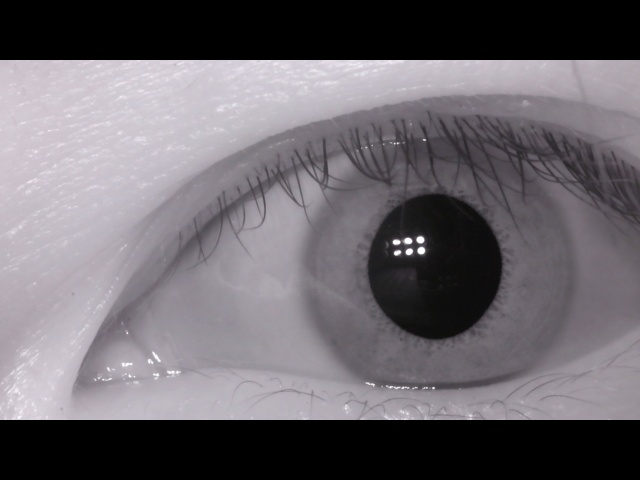
#> input picture photo/5/L/1.jpeg, 640 x 480 px
$ jupyter execute --allow-errors demo.ipynb
#> lines starting #> are read from the running program, lines starting #| are printed output that depends on the picture; after the words box and inside, x2 and y2 are one past the last pixel; in counts of white or black regions, pixels touching at a corner belong together
### util/innerCircle.py
import numpy as np
import cv2


def innerCircle(img):
    """
    内圆检测
    :param img: cv2.imread() numpy.ndarrdy
    :return: 瞳孔霍夫圆参数 numpy.ndarray [x, y, r]
    """

    img = cv2.medianBlur(img, 11)
    ret, img = cv2.threshold(img, 50, 255, cv2.THRESH_BINARY)

    # [6 lines of commented-out code are left out]

    circles = cv2.HoughCircles(img, cv2.HOUGH_GRADIENT, 2, 5,
                               param1=110, param2=20, minRadius=20, maxRadius=130)
    circles = np.int16(np.around(circles))
    circles[0, :, 2] += 3

    return circles[0][0]

### util/outerCircle.py
import numpy as np
import cv2


def outerCircle(img, inner):
    """
    外圆检测，需要先进行内圆检测
    :param img: cv2.imread() numpy.ndarrdy
    :param inner: 调用innerCircle()的返回值，瞳孔霍夫圆参数 numpy.ndarray [x, y, r]
    :return: 虹膜外边缘霍夫圆参数 numpy.ndarray [x, y, r]
    """

    clip_img = img[(inner[1] - inner[2]): (inner[1] + inner[2]), :]
    clip_img = cv2.equalizeHist(clip_img)
    clip_img = cv2.GaussianBlur(clip_img, (9, 9), 0)
    clip_img = cv2.medianBlur(clip_img, 9)

    # 参数minRadius2.0和maxRadius4可根据内外圆半径比值大小进行调节
    # TODO：在界面中设置滑块，实时调节内外圆半径比值参数
    circles = cv2.HoughCircles(clip_img, cv2.HOUGH_GRADIENT, 2, 5,
                               param1=30, param2=20, minRadius=int(inner[2] * 2.0), maxRadius=int(inner[2] * 4))
    circles = np.int16(np.around(circles))
    circles[0, :, 1] += inner[1] - inner[2]

    distance = np.zeros(len(circles[0]))
    for index, value in enumerate(circles[0, :]):
        distance[index] = np.linalg.norm(np.array((inner[0], inner[1])) - np.array((value[0], value[1])))
    best_fit = circles[0][np.argmin(distance)]
    return best_fit

### util/visualization.py
import cv2


def displayCircle(img, outer_x, outer_y, outer_r, inner_x, inner_y, inner_r):
    cimg = cv2.cvtColor(img, cv2.COLOR_GRAY2BGR)
    cv2.circle(cimg, (inner_x, inner_y), inner_r, (0, 255, 0), 1)
    cv2.circle(cimg, (outer_x, outer_y), outer_r, (0, 255, 0), 1)
    cv2.circle(cimg, (inner_x, inner_y), 2, (0, 0, 255), 3)
    cv2.circle(cimg, (outer_x, outer_y), 2, (0, 0, 255), 3)
    # cv2.imshow('detected circles', cimg)
    # cv2.waitKey(0)
    # cv2.destroyAllWindows()
    return cimg

### util/normalize.py
import numpy as np


def normalize(image, x_iris, y_iris, r_iris, x_pupil, y_pupil, r_pupil,
              radpixels, angulardiv):
    """
    Description:
        Normalize iris region by unwraping the circular region into a rectangular
        block of constant dimensions.
    Input:
        image		- Input iris image.
        x_iris		- x-coordinate of the circle defining the iris boundary.
        y_iris		- y-coordinate of the circle defining the iris boundary.
        r_iris		- Radius of the circle defining the iris boundary.
        x_pupil		- x-coordinate of the circle defining the pupil boundary.
        y_pupil		- y-coordinate of the circle defining the pupil boundary.
        r_pupil		- Radius of the circle defining the pupil boundary.
        radpixels	- Radial resolution (vertical dimension).
        angulardiv	- Angular resolution (horizontal dimension).
    Output:
        polar_array	- Normalized form of the iris region.
        polar_noise	- Normalized form of the noise region.
    """
    radiuspixels = radpixels + 2
    angledivisions = angulardiv - 1

    r = np.arange(radiuspixels)
    theta = np.linspace(0, 2 * np.pi, angledivisions + 1)

    # Calculate displacement of pupil center from the iris center
    ox = x_pupil - x_iris
    oy = y_pupil - y_iris

    if ox <= 0:
        sgn = -1
    elif ox > 0:
        sgn = 1

    if ox == 0 and oy > 0:
        sgn = 1

    a = np.ones(angledivisions + 1) * (ox ** 2 + oy ** 2)

    # Need to do something for ox = 0
    if ox == 0:
        phi = np.pi / 2
    else:
        phi = np.arctan(oy / ox)

    b = sgn * np.cos(np.pi - phi - theta)

    # Calculate radius around the iris as a function of the angle
    r = np.sqrt(a) * b + np.sqrt(a * b ** 2 - (a - r_iris ** 2))
    r = np.array([r - r_pupil])

    rmat = np.dot(np.ones([radiuspixels, 1]), r)

    rmat = rmat * np.dot(np.ones([angledivisions + 1, 1]),
                         np.array([np.linspace(0, 1, radiuspixels)])).transpose()
    rmat = rmat + r_pupil

    # Exclude values at the boundary of the pupil iris border, and the iris scelra border
    # as these may not correspond to areas in the iris region and will introduce noise.
    # ie don't take the outside rings as iris data.
    rmat = rmat[1: radiuspixels - 1, :]

    # Calculate cartesian location of each data point around the circular iris region
    xcosmat = np.dot(np.ones([radiuspixels - 2, 1]), np.array([np.cos(theta)]))
    xsinmat = np.dot(np.ones([radiuspixels - 2, 1]), np.array([np.sin(theta)]))

    xo = rmat * xcosmat
    yo = rmat * xsinmat

    xo = x_pupil + xo
    xo = np.round(xo).astype(int)
    coords = np.where(xo >= image.shape[1])
    xo[coords] = image.shape[1] - 1
    coords = np.where(xo < 0)
    xo[coords] = 0

    yo = y_pupil - yo
    yo = np.round(yo).astype(int)
    coords = np.where(yo >= image.shape[0])
    yo[coords] = image.shape[0] - 1
    coords = np.where(yo < 0)
    yo[coords] = 0

    # [6 lines of commented-out code are left out]

    polar_array = image[yo, xo]
    polar_array = polar_array / 255

    # Create noise array with location of NaNs in polar_array
    polar_noise = np.zeros(polar_array.shape)
    coords = np.where(np.isnan(polar_array))
    polar_noise[coords] = 1

    # Get rid of outling points in order to write out the circular pattern
    image[yo, xo] = 255

    # Get pixel coords for circle around iris
    x, y = circlecoords([x_iris, y_iris], r_iris, image.shape)
    image[y, x] = 255

    # Get pixel coords for circle around pupil
    xp, yp = circlecoords([x_pupil, y_pupil], r_pupil, image.shape)
    image[yp, xp] = 255

    # Replace NaNs before performing feature encoding
    coords = np.where((np.isnan(polar_array)))
    polar_array2 = polar_array
    polar_array2[coords] = 0.5
    avg = np.sum(polar_array2) / (polar_array.shape[0] * polar_array.shape[1])
    polar_array[coords] = avg

    return polar_array, polar_noise.astype(bool)


def circlecoords(c, r, imgsize, nsides=600):
    """
    Description:
        Find the coordinates of a circle based on its centre and radius.
    Input:
        c   	- Centre of the circle.
        r  		- Radius of the circle.
        imgsize - Size of the image that the circle will be plotted onto.
        nsides 	- Number of sides of the convex-hull bodering the circle
                  (default as 600).
    Output:
        x,y     - Circle coordinates.
    """
    a = np.linspace(0, 2 * np.pi, 2 * nsides + 1)
    xd = np.round(r * np.cos(a) + c[0])
    yd = np.round(r * np.sin(a) + c[1])

    #  Get rid of values larger than image
    xd2 = xd
    coords = np.where(xd >= imgsize[1])
    xd2[coords[0]] = imgsize[1] - 1
    coords = np.where(xd < 0)
    xd2[coords[0]] = 0

    yd2 = yd
    coords = np.where(yd >= imgsize[0])
    yd2[coords[0]] = imgsize[0] - 1
    coords = np.where(yd < 0)
    yd2[coords[0]] = 0

    x = np.round(xd2).astype(int)
    y = np.round(yd2).astype(int)
    return x, y

### util/feature.py
import os
import cv2
import pywt
import numpy as np

from util.innerCircle import innerCircle
from util.outerCircle import outerCircle
from util.normalize import normalize
from util.config import feature_dataset_path as fdp
from util.config import dataset_path as dp

height = 40
width = 512


def generateFeatureDataset(feature_dataset_path=fdp, dataset_path=dp, mode='swt'):
    """
    生成特征数据库，目录格式与数据集目录相对应
    :param feature_dataset_path: 特征目录
    :param dataset_path: 数据集目录 './dataset/name/L/1.jpeg'
    :param mode: 特征提取模式
    """
    i = 0
    for path, dir_list, file_list in os.walk(dataset_path):
        save_dir = feature_dataset_path + path[len(dataset_path):]
        if not os.path.exists(save_dir):
            os.makedirs(save_dir)
        for file_name in file_list:
            img_path = os.path.join(path, file_name)
            save_path = feature_dataset_path + img_path[len(dataset_path):-len(file_name.split('.')[-1])] + 'bmp'
            feature = getFeatureMap(cv2.imread(img_path, 0), mode)
            cv2.imwrite(save_path, feature)
            i += 1


def getFeatureMap(img, mode='swt'):
    # 提取每张照片的特征
    inner = innerCircle(img)
    outer = outerCircle(img, inner)
    polar_array, polar_noise = normalize(img, outer[0], outer[1], outer[2], inner[0], inner[1], inner[2], height, width)
    if mode == 'swt':
        feature = swtFeatureMap(polar_array, wavelet='db3', level=7)  # 静态小波变换
    else:
        feature = mallatFeatureMap(polar_array, wavelet='db3', level=7)  # mallat小波变换
    return feature


def swtFeatureMap(normalized_img, wavelet='db3', level=7):
    # 提取规范化后（矩形区域）的图片特征
    swt_list = np.zeros((normalized_img.shape[0], level + 1, normalized_img.shape[1]), dtype=np.uint8)  # (40, 8, 512)
    for index, value in enumerate(normalized_img):
        # cA7, cD7, cD6, cD5, cD4, cD3, cD2, cD1
        swt_coeffs = pywt.swt(data=value, wavelet=wavelet, level=level, trim_approx=True)
        for coeff in swt_coeffs:
            coeff[coeff > 0] = 1
            coeff[coeff < 0] = 0
        swt_list[index] = np.array(swt_coeffs)
    swt_list = swt_list.swapaxes(0, 1)  # (8, 40, 512)
    feature = swt_list.reshape((-1, 512))  # (320, 512)
    # feature = swt_list[1:5].reshape((-1, 512))
    return feature


# [11 lines left out: function mallatFeatureMap, not called in this run]

### util/contrast.py
import os
import cv2
import numpy as np
from util.feature import getFeatureMap
from util.config import feature_dataset_path as fdp


def contrast(test_img, mode='swt', feature_dataset_path=fdp):
    score_dict = {}
    test_img_feature = getFeatureMap(test_img, mode)

    score_per_eye = 0
    for path, dir_list, file_list in os.walk(feature_dataset_path):
        if len(file_list) != 0:
            for img_path in file_list:
                img_feature = cv2.imread(os.path.join(path, img_path), -1)
                distance = np.count_nonzero(test_img_feature != img_feature)
                score_per_eye += distance
            path_split = path.split('\\')  # windows下为'\\'，linux下为'/'
            score_dict[path_split[-2] + '-' + path_split[-1]] = score_per_eye / len(file_list)
            score_per_eye = 0

    sorted_list = sorted(score_dict.items(), key=lambda x: x[1], reverse=False)
    predict = sorted_list[0][0]
    return predict.split('-')[0], predict.split('-')[1], sorted_list  # 姓名，L/R左右眼，分数表

### demo.ipynb
内外圆检测

[cell 1]
import cv2
import matplotlib.pyplot as plt
from util.innerCircle import innerCircle
from util.outerCircle import outerCircle
from util.visualization import displayCircle

img_path = './photo/5/L/1.jpeg'
img = cv2.imread(img_path, 0)
#> img: shape (480, 640); min 0, max 255, mean 104.7
inner = innerCircle(img)
#> in innerCircle, `ret, img = cv2.threshold(img, 50, 255, cv2.THRESH_BINARY)`:
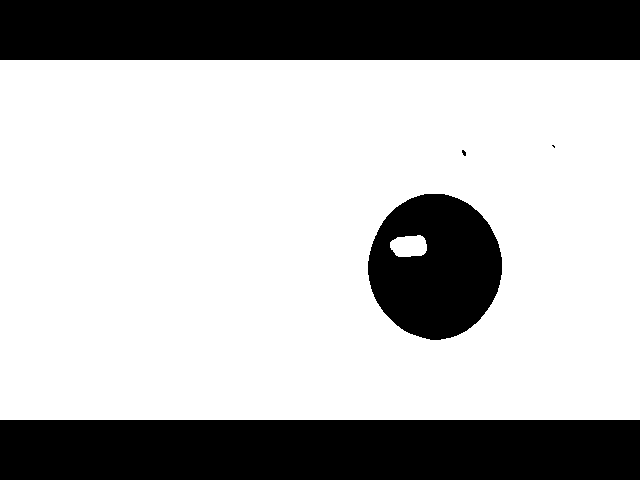
#> img: shape (480, 640); 70.3% white; 5 black regions (2 under 20 px), largest, box (x1, y1, x2, y2) and area: (0, 0, 640, 60) 38400, (0, 420, 640, 480) 38400, (368, 194, 502, 340) 14456
#> in innerCircle, `circles = cv2.HoughCircles(img, cv2.HOUGH_GRADIENT, 2, 5, param1=110, ..`: circles = 108 rows, first 8: [437, 269, 69.4], [443, 265, 75.4], [425, 265, 76.4], [435, 277, 61.4], [431, 265, 71.6], [435, 261, 66.2], [447, 261, 80.8], [431, 273, 66.2]
#> in innerCircle, `circles = np.int16(np.around(circles))`: circles = 108 rows, first 8: [437, 269, 69], [443, 265, 75], [425, 265, 76], [435, 277, 61], [431, 265, 72], [435, 261, 66], [447, 261, 81], [431, 273, 66]
#> inner = [437, 269, 72]
outer = outerCircle(img, inner)
#> in outerCircle, `clip_img = cv2.equalizeHist(clip_img)`:
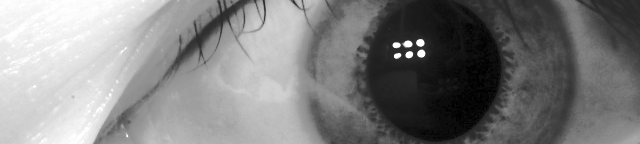
#> clip_img: shape (144, 640); min 0, max 255, mean 128.6
#> in outerCircle, `circles = cv2.HoughCircles(clip_img, cv2.HOUGH_GRADIENT, 2, 5, param1=..`: circles = 605 rows, first 8: [295, 143, 147.4], [305, 137, 150], [341, 123, 174], [357, 101, 149.4], [313, 137, 204.6], [355, 127, 165.4], [353, 21, 160.4], [363, 23, 151.4]
#> in outerCircle, `circles = np.int16(np.around(circles))`: circles = 605 rows, first 8: [295, 143, 147], [305, 137, 150], [341, 123, 174], [357, 101, 149], [313, 137, 205], [355, 127, 165], [353, 21, 160], [363, 23, 151]
#> in outerCircle, `distance = np.zeros(len(circles[0]))`: distance = 605 values from 0 to 0
#> the loop in outerCircle, `for index, value in enumerate(circles[0, :]):` made 605 passes
#> value on passes 1 to 3: [295, 340, 147], [305, 334, 150], [341, 320, 174]
#> after the loop in outerCircle, `for index, value in enumerate(circles[0, :]):`: distance = 605 values, max 437.5 at index 577, min 6.08 at index 206, mean 112.5
#> in outerCircle, `best_fit = circles[0][np.argmin(distance)]`: best_fit = [443, 268, 149]
#> outer = [443, 268, 149]
cimg = displayCircle(img, outer[0], outer[1], outer[2], inner[0], inner[1], inner[2])
#> in displayCircle, `cv2.circle(cimg, (outer_x, outer_y), outer_r, (0, 255, 0), 1)`:
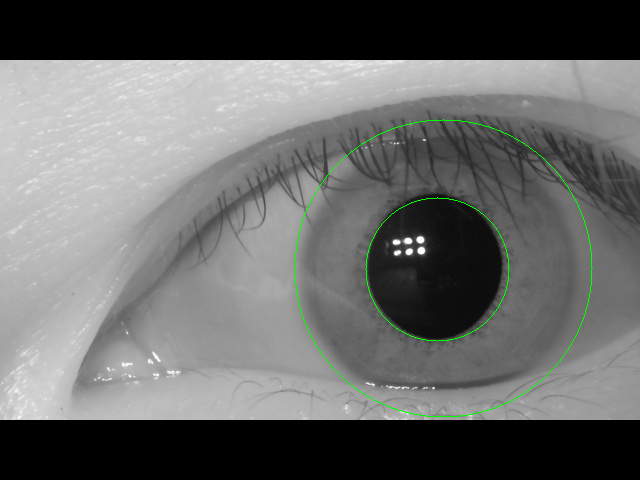
#> cimg: shape (480, 640, 3); mean B, G, R 104.3, 105.3, 104.3
#> in displayCircle, `cv2.circle(cimg, (inner_x, inner_y), 2, (0, 0, 255), 3)`: cimg: shape (480, 640, 3); 0.01% of pixels changed, all inside (x1, y1, x2, y2) = (433, 265, 442, 274)
#> in displayCircle, `cv2.circle(cimg, (outer_x, outer_y), 2, (0, 0, 255), 3)`: cimg: shape (480, 640, 3); mean B, G, R 104.3, 105.3, 104.3
plt.imshow(cimg)

虹膜区域规范化

[cell 2]
from util.normalize import normalize

# 成比例调节
height = 40
width = 512

img_path = './photo/5/L/1.jpeg'
img = cv2.imread(img_path, 0)
polar_array, polar_noise = normalize(img, outer[0], outer[1], outer[2], inner[0], inner[1], inner[2], height, width)
#> in normalize, `ox = x_pupil - x_iris`: ox = -6
#> in normalize, `oy = y_pupil - y_iris`: oy = 1
#> in normalize, `a = np.ones(angledivisions + 1) * (ox ** 2 + oy ** 2)`: a = 512 values from 37 to 37
#> in normalize, `phi = np.arctan(oy / ox)`: phi = -0.165
#> in normalize, `b = sgn * np.cos(np.pi - phi - theta)`: b = 512 values, max 1 at index 13, min -1 at index 269, mean 0.00193
#> in normalize, `r = np.sqrt(a) * b + np.sqrt(a * b ** 2 - (a - r_iris ** 2))`: r = 512 values, max 155.1 at index 13, min 142.9 at index 269, mean 148.9
#> in normalize, `yo = rmat * xsinmat`:
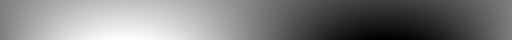
#> yo: shape (40, 512) float64; min -146.1, max 148.1, mean 0.2; drawn with min black and max white
#> in normalize, `coords = np.where(xo >= image.shape[1])`: coords = (empty array, empty array)
#> in circlecoords, `xd = np.round(r * np.cos(a) + c[0])`: xd = 1201 values, max 592 at index 0, min 294 at index 585, mean 443.1
#> in circlecoords, `yd = np.round(r * np.sin(a) + c[1])`: yd = 1201 values, max 417 at index 285, min 119 at index 885, mean 268
#> in circlecoords, `xd2 = xd`: xd2 has the same summary as xd
#> in circlecoords, `coords = np.where(xd >= imgsize[1])`: coords = (empty array,)
#> in circlecoords, `yd2 = yd`: yd2 has the same summary as yd
#> in circlecoords, `x = np.round(xd2).astype(int)`: x has the same summary as xd
#> in circlecoords, `y = np.round(yd2).astype(int)`: y has the same summary as yd
#> in normalize, `x, y = circlecoords([x_iris, y_iris], r_iris, image.shape)`: x has the same summary as xd in circlecoords; y has the same summary as yd in circlecoords
#> in normalize, `xp, yp = circlecoords([x_pupil, y_pupil], r_pupil, image.shape)`: xp = 1201 values, max 509 at index 0, min 365 at index 578, mean 437.1; yp = 1201 values, max 341 at index 278, min 197 at index 878, mean 269
#> in normalize, `image[yp, xp] = 255`:
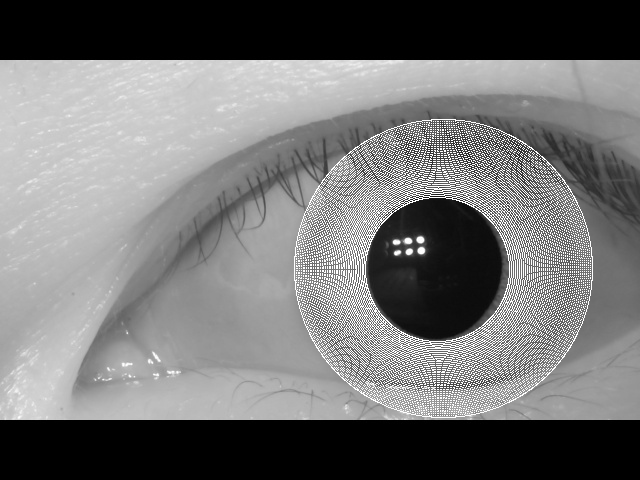
#> image: shape (480, 640); min 0, max 255, mean 115.5
#> in normalize, `avg = np.sum(polar_array2) / (polar_array.shape[0] * polar_array.shape..`: avg = 0.397
#> polar_noise: shape (40, 512) bool; every value is 0
plt.imshow(polar_array, cmap='gray')

提取一张图片的特征

[cell 3]
import cv2
from util.feature import getFeatureMap

feature = getFeatureMap(cv2.imread("./photo/5/L/1.jpeg", 0), 'swt')
#> in innerCircle (call 2), `circles = cv2.HoughCircles(img, cv2.HOUGH_GRADIENT, 2, 5, param1=110, ..`: circles = 108 rows, first 8: [437, 269, 69.4], [443, 265, 75.4], [425, 265, 76.4], [435, 277, 61.4], [431, 265, 71.6], [435, 261, 66.2], [447, 261, 80.8], [431, 273, 66.2]
#> in innerCircle (call 2), `circles = np.int16(np.around(circles))`: circles = 108 rows, first 8: [437, 269, 69], [443, 265, 75], [425, 265, 76], [435, 277, 61], [431, 265, 72], [435, 261, 66], [447, 261, 81], [431, 273, 66]
#> in getFeatureMap, `inner = innerCircle(img)`: inner = [437, 269, 72]
#> in outerCircle (call 2), `circles = cv2.HoughCircles(clip_img, cv2.HOUGH_GRADIENT, 2, 5, param1=..`: circles = 605 rows, first 8: [295, 143, 147.4], [305, 137, 150], [341, 123, 174], [357, 101, 149.4], [313, 137, 204.6], [355, 127, 165.4], [353, 21, 160.4], [363, 23, 151.4]
#> in outerCircle (call 2), `circles = np.int16(np.around(circles))`: circles = 605 rows, first 8: [295, 143, 147], [305, 137, 150], [341, 123, 174], [357, 101, 149], [313, 137, 205], [355, 127, 165], [353, 21, 160], [363, 23, 151]
#> the loop in outerCircle (call 2), `for index, value in enumerate(circles[0, :]):` made 605 passes
#> in getFeatureMap, `outer = outerCircle(img, inner)`: outer = [443, 268, 149]
#> the loop in swtFeatureMap, `for index, value in enumerate(normalized_img):` made 40 passes
#> after the loop in swtFeatureMap, `for index, value in enumerate(normalized_img):`: coeff = 512 values, max 1 at index 0, min 0 at index 2, mean 0.502
#> in swtFeatureMap, `feature = swt_list.reshape((-1, 512))`:
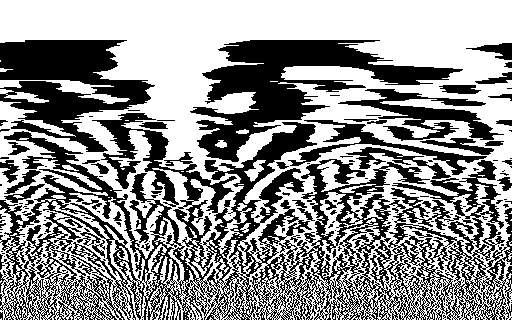
#> feature: shape (320, 512); values 0 (black) and 1 (white), 56.8% white; 187 black regions (137 under 20 px), largest, box (x1, y1, x2, y2) and area: (0, 113, 512, 320) 40341, (190, 40, 463, 162) 11050, (0, 40, 155, 152) 8962
plt.imshow(feature, cmap='gray')

提取数据库中所有图片的特征并保存为bmp（已生成）

[cell 4]
from util.feature import generateFeatureDataset

dp = r'./photo'
fdp = r'./feature'

generateFeatureDataset(feature_dataset_path=fdp, dataset_path=dp, mode='swt')
print('已完成')

虹膜对比识别

[cell 5]
import cv2
from util.contrast import contrast

test_img_path = './photo/5/R/1.jpeg'
#> test_img_path = './photo/5/R/1.jpeg'
test_img = cv2.imread(test_img_path, 0)
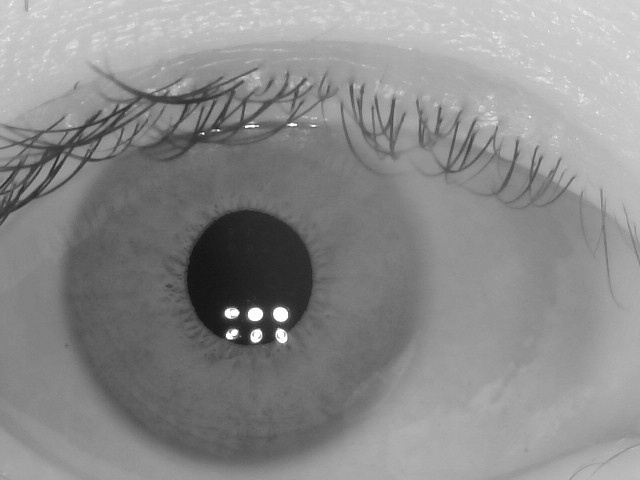
#> input picture photo/5/R/1.jpeg, 640 x 480 px
#> test_img is the input picture: shape (480, 640); min 17, max 255, mean 138.9
#> (the rest of this cell did not finish here and is left out)

#> in innerCircle (call 7), `ret, img = cv2.threshold(img, 50, 255, cv2.THRESH_BINARY)`: img: shape (480, 640); 96.4% white; 2 black regions, box (x1, y1, x2, y2) and area: (187, 211, 312, 344) 10996, (265, 328, 272, 341) 76
#> in outerCircle (call 7), `clip_img = img[(inner[1] - inner[2]): (inner[1] + inner[2]), :]`:
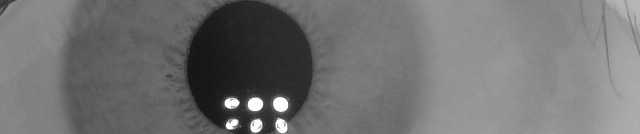
#> clip_img: shape (134, 640); min 17, max 255, mean 113.6
#> in outerCircle (call 7), `clip_img = cv2.equalizeHist(clip_img)`:
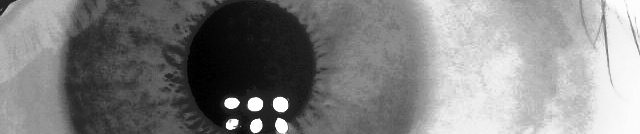
#> clip_img: shape (134, 640); min 0, max 255, mean 128.9
#> in normalize (call 7), `rmat = np.dot(np.ones([radiuspixels, 1]), r)`: rmat: shape (42, 512) float64; every value is 116
#> in normalize (call 7), `polar_array = image[yo, xo]`:
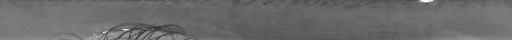
#> polar_array: shape (40, 512); min 47, max 255, mean 106.9
print(name)
print(side)
print(scores)
